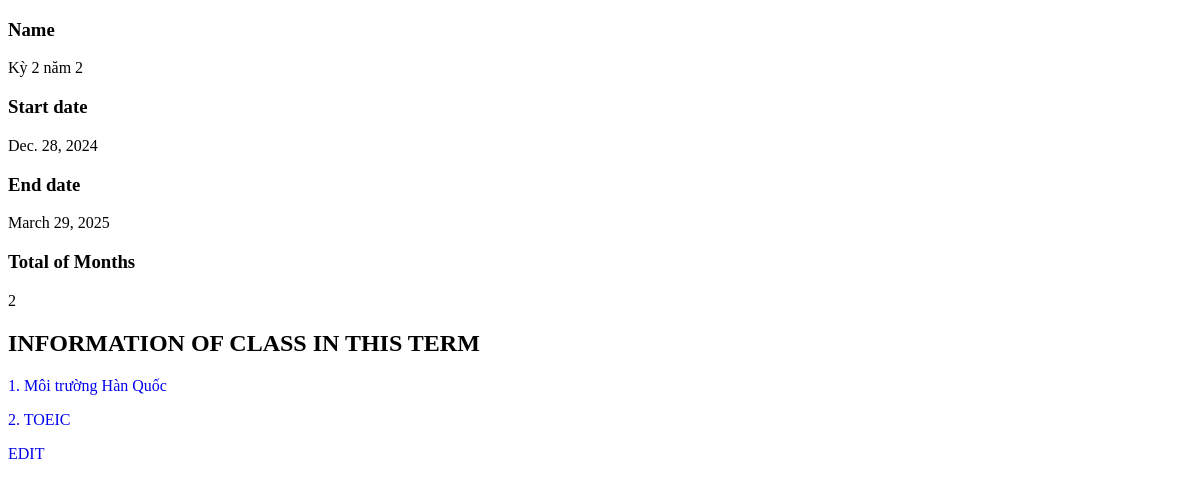
Page /manage/term/id=13/ on the earlier database version.
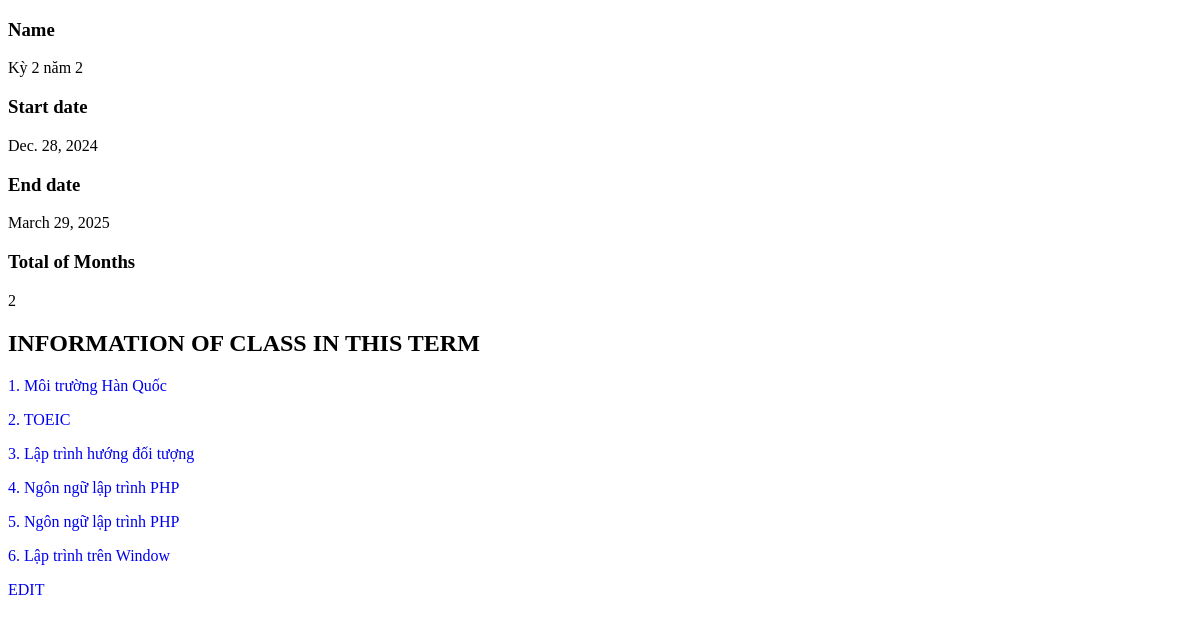
Same page on the later database version.
### main_site/models.py (models this page shows, shortened)
class Class(models.Model):
    STATUS_CHOICES = (
        ('active','active'),
        ('upcoming','upcoming'),
        ('completed','completed'),
    )
    name = models.CharField(max_length=50, verbose_name='Tên lớp')
    startDate = models.DateField(verbose_name='Thời gian mở lớp', null=True)
    endDate = models.DateField(verbose_name='Thời gian đóng lớp', null=True)
    status = models.CharField(max_length=10, choices=STATUS_CHOICES, default='upcoming')
    maxOfDay = models.IntegerField(verbose_name='Số lượng ngày học tối đa trong kỳ', default=50)
    maxOfSessionsInDay = models.IntegerField(verbose_name="Số lượng buổi học tối đa trong ngày", default=2)
    term = models.ForeignKey(Term, on_delete=models.CASCADE, verbose_name='Thông tin kỳ học')

### main_site/views.py (the view)
# urls.py: path('manage/term/id=<int:termId>/', views.getManageTerm, name="manageTerm" ),
def getManageTerm(request, termId):
    term = Term.objects.filter(id=termId).first()
    classes = Class.objects.filter(term=term)
    context = {
        'term': term,
        'classes': classes,
    }
    return render(request, 'manage/term.html', context)

### main_site/templates/manage/term.html (shortened to what this page needs)
{% extends "base/base.html" %}
{% load static %}
{% block content %}
<div class="InformationContainer">
    <h3>Name</h3>
    <p> {{term.name}} </p>
</div>
<div class="InformationContainer">
    <h3>Start date</h3>
    <p> {{term.startDate}} </p>
</div>
<div class="InformationContainer">
    <h3>End date</h3>
    <p> {{term.endDate}} </p>
</div>
<div class="InformationContainer">
    <h3> Total of Months</h3>
    <p> {{term.totalOfMonths}} </p>
</div>
<h2 >INFORMATION OF CLASS IN THIS TERM</h2>
{% for class in classes %}
<div class="InformationContainer">
    <a href="{% url "manageClass" classId=class.id %}" > <p >{{forloop.counter}}. {{class.name}} </p></a>
</div>
{% endfor %}
<a href="{% url "editTerm" termId=term.id %}" ><div class="ClickTag">EDIT</div></a>
{% endblock content %}

Differences in the rows shown:
added Class: name "Lập trình hướng đối tượng"
added Class: name "Ngôn ngữ lập trình PHP"
added Class: name "Ngôn ngữ lập trình PHP"
added Class: name "Lập trình trên Window"
